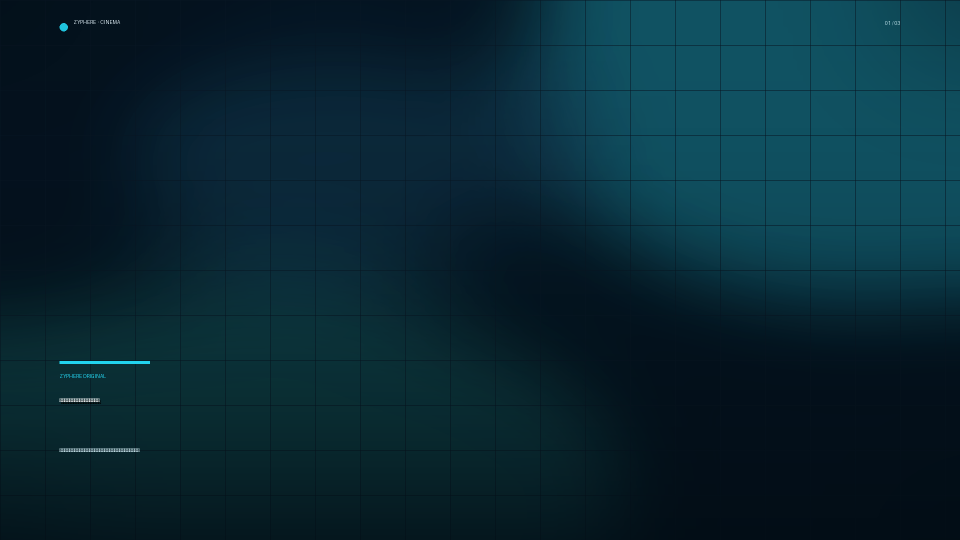
#> input picture media/cinema_cinema_02b4ffc289_frame_01.png, 1920 x 1080 px (shown at 1/2 size)
$ python -i diffusion_like.py   (imports and definitions only)
#> lines starting #> are read from the running program, lines starting #| are printed output that depends on the picture
#> further down, picture is the input picture: PIL image 1920x1080 RGB; mean R, G, B 8.3, 39, 50.8
"""Diffusion-LIKE guided refinement (NumPy, CPU, no torch).

HONEST: this is NOT a trained diffusion model (no UNet, no learned reverse
process, no diffusion weights available here). It is an INSPIRED iterative
procedure: start from noise, repeatedly denoise while being guided toward a
real reference photograph, then inject the photograph's high-frequency detail
back at finer and finer scales. The result is a coherent, textured image whose
structure comes from genuine photography — not invented faces.

It is useful as a polish pass for covers/posters where a slightly more painted,
cinematic texture is wanted, while keeping real-world detail.
"""
import os, time, json, hashlib
import numpy as np
from PIL import Image, ImageFilter, ImageEnhance

ROOT = os.path.dirname(os.path.abspath(__file__))
DATA = os.path.join(ROOT, "data", "diffusion_like.json")


def _blur(im, radius):
    return im.filter(ImageFilter.GaussianBlur(max(0.3, float(radius))))


def _box_blur_np(a, k=3):
    """Simple separable box blur using cumulative sums (no scipy)."""
    p = np.pad(a, ((k, k), (k, k), (0, 0)), mode="edge")
    c = np.cumsum(np.cumsum(p, axis=0), axis=1)
    c = np.pad(c, ((1, 0), (1, 0), (0, 0)))
    H, W, _ = a.shape
    s = c[2*k:, 2*k:] - c[:-2*k, 2*k:] - c[2*k:, :-2*k] + c[:-2*k, :-2*k]
    return s / (k*k)


def guided_refine(photo, steps=14, seed=0, strength=0.85, apply=True):
    """Iterative noise->photo refinement. `photo` is the conditioning image."""
#> called with steps = 14, seed = 0, strength = 0.85, apply = True
    rng = np.random.default_rng(seed % (2**31))
    target = np.asarray(photo.convert("RGB"), dtype=np.float32) / 255.0
    h, w = target.shape[:2]
#> h = 1080; w = 1920
    # start: noise blended with a heavily blurred version of the condition
    start = rng.normal(0.42, 0.16, size=target.shape).astype(np.float32)
    coarse = np.asarray(_blur(photo.convert("RGB"), 26), dtype=np.float32) / 255.0
    x = (1 - strength) * start + strength * coarse
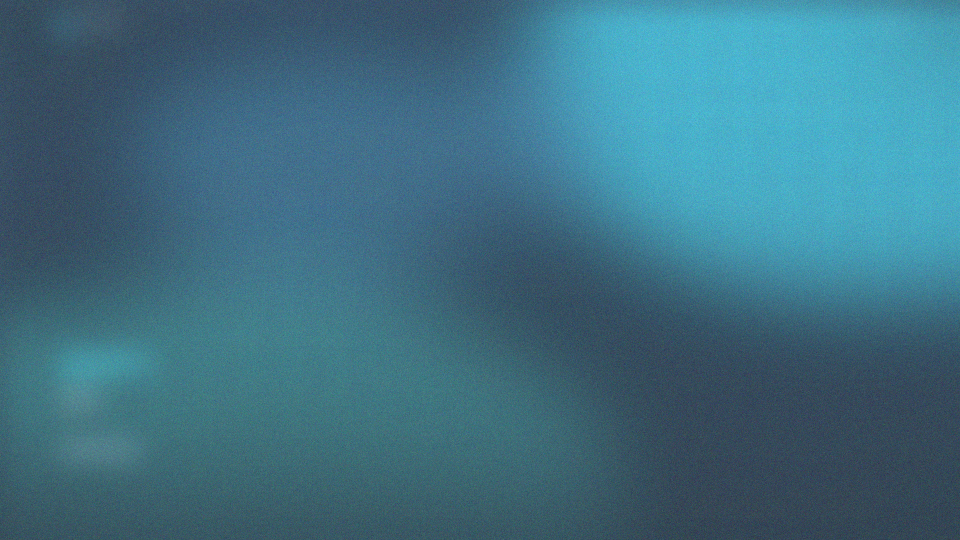
#> x: shape (1080, 1920, 3) float32 (shown at 1/2 size); mean R, G, B 0.0907, 0.192, 0.232; drawn with min black and max white
    x = np.clip(x, 0, 1)

    history = []
    for i in range(steps):
        p = (i + 1) / steps
        # radius shrinks: big denoise early, fine detail late (like a reverse
        # diffusion schedule moving from low to high frequency).
        radius = max(0.6, 22.0 * (1 - p) ** 1.6)
        x_im = Image.fromarray((np.clip(x, 0, 1) * 255).astype(np.uint8))
        den = np.asarray(_blur(x_im, radius), dtype=np.float32) / 255.0
        # guidance toward the real photo, stronger at coarse stages
        guide = 0.30 * (1 - p) + 0.06
        x = (1 - guide) * den + guide * target
        # inject high-frequency residual from the photo at this scale
        photo_s = np.asarray(_blur(photo.convert("RGB"), max(0.6, radius)),
                             dtype=np.float32) / 255.0
        residual = target - photo_s
        x = x + residual * (0.22 * (1 - p) + 0.05)
        x = np.clip(x, 0, 1)
        history.append(round(float(np.mean(np.abs(x - target))), 4))
#> after the loop, history = [0.0282, 0.0182, 0.0123, 0.0085, 0.0057, 0.0041, 0.003, 0.0033, 0.0043, 0.0049, 0.0051, 0.0051, 0.0054, 0.0055]

    out = Image.fromarray((x * 255).astype(np.uint8))
    out = out.filter(ImageFilter.UnsharpMask(radius=1.1, percent=112, threshold=2))
    out = ImageEnhance.Contrast(out).enhance(1.04)
    rec = {"t": int(time.time()), "steps": steps, "error_history": history,
           "note": "diffusion-INSPIRED iterative refinement (not a trained model)"}
    if apply:
        os.makedirs(os.path.dirname(DATA), exist_ok=True)
        json.dump(rec, open(DATA, "w", encoding="utf-8"), ensure_ascii=False, indent=2)
    return out, rec


def run(photo_path=None, apply=True):
    if not photo_path:
        # use an already-cached CC photo — no network inside a pulse
        pools = [os.path.join(ROOT, "media", "cover_photos"),
                 os.path.join(ROOT, "media", "cinema_photos"),
                 os.path.join(ROOT, "media", "free_photo_pool")]
        found = None
        for d in pools:
            if os.path.isdir(d):
                fs = [f for f in os.listdir(d) if f.lower().endswith((".jpg", ".png"))]
                if fs:
                    found = os.path.join(d, sorted(fs)[0])
                    break
        if not found:
            return {"ok": True, "skipped": True,
                    "note": "no cached photo yet; next image build will seed the pool"}
        im = Image.open(found).convert("RGB")
        credit = {"page": os.path.basename(found)}
    else:
        im = Image.open(photo_path).convert("RGB")
        credit = {"page": os.path.basename(photo_path)}
    out, rec = guided_refine(im, seed=abs(hash(str(credit.get("page", "")))) % 9999)
    p = os.path.join(ROOT, "media", "diffusion_like_%d.png" % int(time.time()))
    out.save(p)
    rec.update({"ok": True, "file": p, "credit": credit})
    if apply:
        os.makedirs(os.path.dirname(DATA), exist_ok=True)
        json.dump(rec, open(DATA, "w", encoding="utf-8"), ensure_ascii=False, indent=2)
    return rec


# [4 lines not run here, left out]

>>> from PIL import Image
>>> picture = Image.open('media/cinema_cinema_02b4ffc289_frame_01.png')
>>> result = guided_refine(picture)
